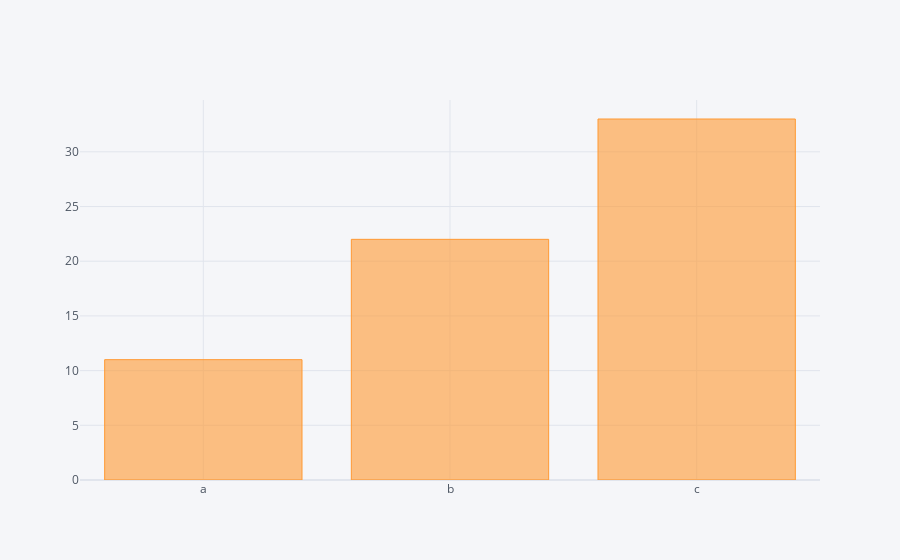

Here is the notebook cell this chart was saved with:
### Code cell
dataset2.iplot(kind='bar',x='Key',y='Value')

### Figure 1 — Plotly figure (JSON) as saved in the notebook; plotly's stock layout.template omitted (floating-point values rounded to 4 significant figures)
{"data": [{"name": "Value", "text": "", "y": [11, 22, 33], "marker": {"color": "rgba(255, 153, 51, 0.6)", "line": {"color": "rgba(255, 153, 51, 1.0)", "width": 1}}, "x": ["a", "b", "c"], "type": "bar", "orientation": "v"}], "layout": {"title": {"font": {"color": "#4D5663"}}, "paper_bgcolor": "#F5F6F9", "plot_bgcolor": "#F5F6F9", "yaxis": {"tickfont": {"color": "#4D5663"}, "zerolinecolor": "#E1E5ED", "title": {"text": "", "font": {"color": "#4D5663"}}, "gridcolor": "#E1E5ED", "showgrid": true}, "xaxis": {"tickfont": {"color": "#4D5663"}, "zerolinecolor": "#E1E5ED", "title": {"text": "", "font": {"color": "#4D5663"}}, "gridcolor": "#E1E5ED", "showgrid": true}, "legend": {"bgcolor": "#F5F6F9", "font": {"color": "#4D5663"}}}}
